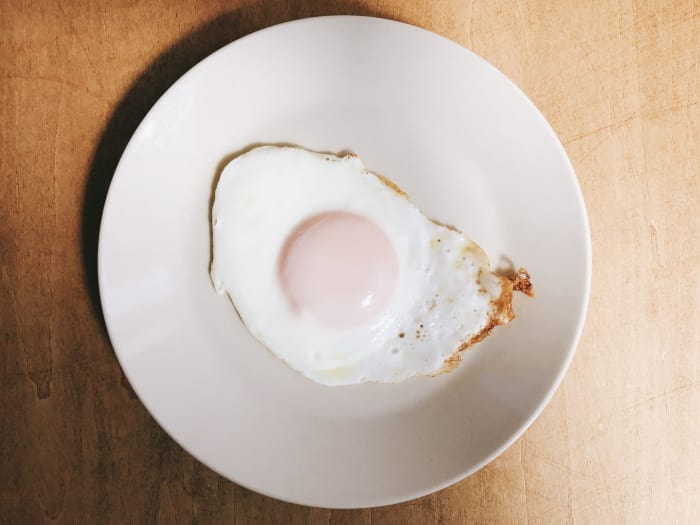
#> input picture images/119. sub-buzz-17515-1520830345-11.jpg, 700 x 525 px, given in place of 01_cc7ff50b_bd11_4288_9b89_a318cbe6e2c7_1024x1024.jpg, which was not available
$ python test_box.py
#> lines starting #> are read from the running program, lines starting #| are printed output that depends on the picture; after the words box and inside, x2 and y2 are one past the last pixel; in counts of white or black regions, pixels touching at a corner belong together
import cv2
import pandas as pd
import os
import math


save_folder = './test/'
label_file = './data/train.csv'
img_path = './images/'
df = pd.read_csv(label_file,header = 0)
#> (reads data/train.csv from the repository)

df = df.values
for i in range(20):
    (filename,image_width,image_height,class_,x1,y1,x2,y2) = df[i,:]

    filepath = os.path.join(img_path,filename)

    img = cv2.imread(filepath)
#> img is the input picture: shape (525, 700, 3); mean B, G, R 156.7, 172.1, 191.5

    img_reg = cv2.rectangle(img, (x1,y1), (x2,y2), (0,255,0), 4)
    img_reg = cv2.putText(img_reg, class_, (x1,y1), cv2.FONT_HERSHEY_DUPLEX, 1, (0, 0, 0), 1)
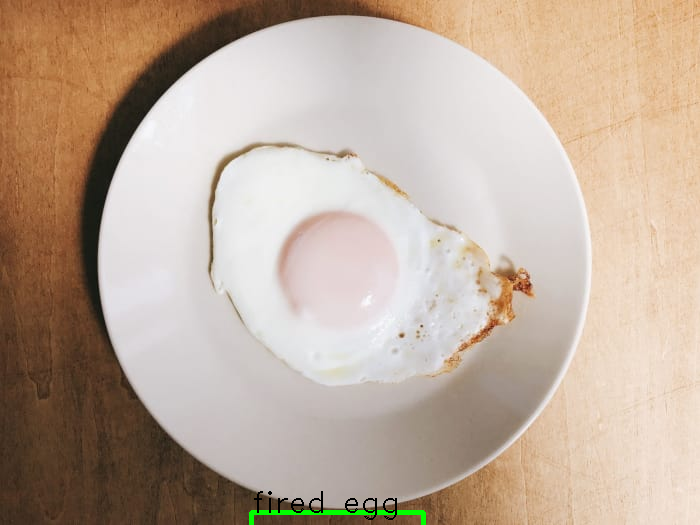
#> img_reg: shape (525, 700, 3); mean B, G, R 156.5, 172.4, 191
#> pass 3 of the loop `for i in range(20):`:
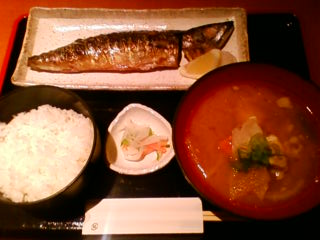
#> input picture images/13888.jpg, 320 x 240 px, given in place of 08c545c708d94efc3ae6d9088211f4c6.jpg, which was not available
#> img is the input picture: shape (240, 320, 3); mean B, G, R 53.4, 79.5, 135.8
#> `img_reg = cv2.rectangle(img, (x1,y1), (x2,y2), (0,255,0), 4)`:
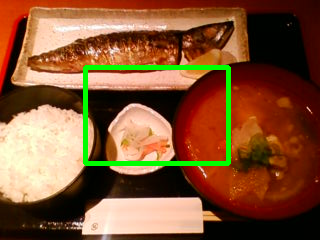
#> img_reg: shape (240, 320, 3); mean B, G, R 51.7, 84.7, 130.6
#> `img_reg = cv2.putText(img_reg, class_, (x1,y1), cv2.FONT_HERSHEY_DUPLE..`:
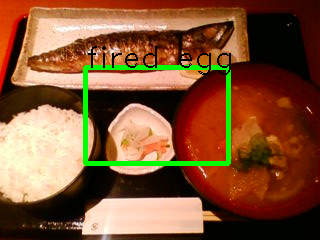
#> img_reg: shape (240, 320, 3); 0.83% of pixels changed, all inside (x1, y1, x2, y2) = (88, 46, 231, 75)
#> the loop made 20 passes; the first 3 are shown
#    cv2.imwrite('./test/{}.png'.format(i),img_reg)
    cv2.imwrite('./test/' + class_ + '_'+str(i) + '.png',img_reg)
